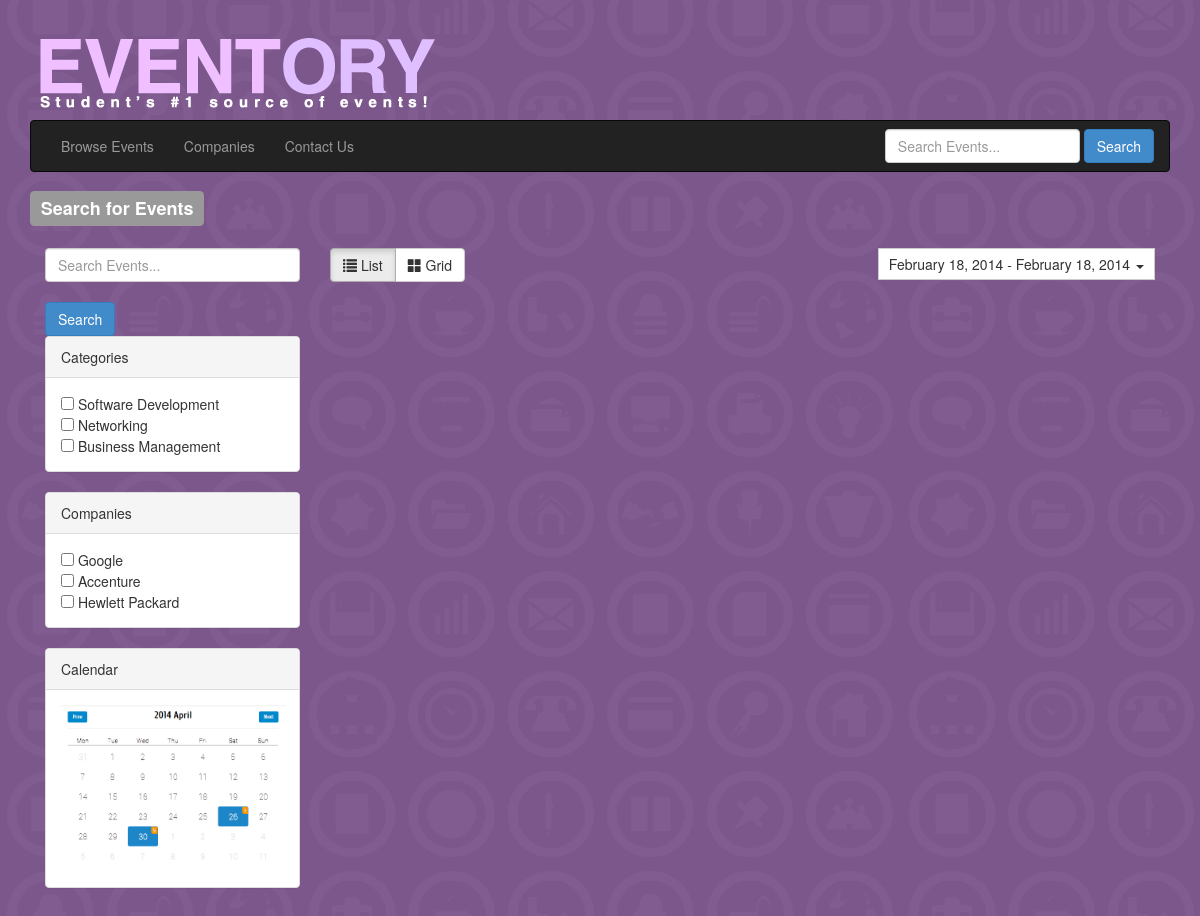
Screenshot of /search.php with the database file from the repository.
### tables this page shows
CREATE TABLE `category` (
  `idcategory` int(11) NOT NULL,
  `category` varchar(45) NOT NULL,
  PRIMARY KEY (`idcategory`)
);

CREATE TABLE `company` (
  `idcompany` int(11) NOT NULL,
  `companyname` varchar(45) NOT NULL,
  `companydescription` varchar(1000) DEFAULT NULL,
  `address` varchar(45) DEFAULT NULL,
  `contactnumber` varchar(45) DEFAULT NULL,
  `email` varchar(45) DEFAULT NULL,
  `idpicture` int(11) DEFAULT NULL,
  `website` varchar(45) DEFAULT NULL,
  `calendarlink` varchar(45) DEFAULT NULL,
  PRIMARY KEY (`idcompany`),
  KEY `idpicture_idx` (`idpicture`)
);

### model/categorymodel.php (called while the page is built, shortened)
<?php
	include_once('objects/categoryobject.php');
	class CategoryModel{
		function getAllCategories(){
			$categories =  array();
			$query = "SELECT *
					 FROM category";
			$query = mysql_query($query);
			$numrows = mysql_num_rows($query);
				if($numrows > 0 ){
					while($row = mysql_fetch_assoc($query)){
						$idcategory = $row['idcategory'];
						$category = $row['category'];
						$category = new CategoryObject($idcategory,$category);
						array_push($categories, $category);
					}
				}
				return $categories;
		}
		function getCompanyCategories($idcompany){
			$query = "SELECT category.idcategory , category FROM
				company INNER JOIN company_category INNER JOIN category
				WHERE company.idcompany = company_category.idcompany and company_category.idcategory = category.idcategory
				and company.idcompany=". $idcompany ;
			$query = mysql_query($query);
			$numrows = mysql_num_rows($query);
			$categories = array();
			if($numrows > 0 ){
					while($row = mysql_fetch_assoc($query)){
						$idcategory = $row['idcategory'];
						$category = $row['category'];
						$category = new CategoryObject($idcategory,$category);
						array_push($categories, $category);
					}
				}
			return $categories;
		}
	}
?>

### objects/categoryobject.php (called while the page is built, shortened)
<?php
	class CategoryObject{
		public function __construct($idcategory,$category){
			$this->idcategory = $idcategory;
			$this->category = $category;
		}
	}
?>

### model/companymodel.php (called while the page is built, shortened)
<?php
	include_once('objects/companyobject.php');
	include_once('model/categorymodel.php');
	class CompanyModel{
		function getAllCompanies(){
			$companies =  array();
			$query = "SELECT *
					 FROM company";
			$query = mysql_query($query);
			$numrows = mysql_num_rows($query);
				if($numrows > 0 ){
					while($row = mysql_fetch_assoc($query)){
						$idcompany = $row['idcompany'];
						$companyname = $row['companyname'];
						$description = $row['companydescription'];
						$address = $row['address'];
						$contactnumber = $row['contactnumber'];
						$email = $row['email'];
						$categoryModel = new CategoryModel();
						$categories = $categoryModel->getCompanyCategories($idcompany);
						$company = new CompanyObject($idcompany,$companyname,$description,$address,$contactnumber,$email,$categories);
						array_push($companies, $company);
					}
				}
				return $companies;
		}
	}
?>

### objects/companyobject.php (called while the page is built, shortened)
<?php
	class CompanyObject{
		public function __construct($idcompany, $companyname, $description, $address, $contactnumber,$email,$categories){
			$this->idcompany = $idcompany;
			$this->companyname = $companyname;
		}
	}
?>

### search.php (the view, shortened to what this page needs)
<!DOCTYPE html>
<html>
	<head>
		<link href="css/bootstrap.css" rel="stylesheet">
		<link href="css/bootstrap.min.css" rel="stylesheet">
		<link href="css/customstyles.css" rel="stylesheet">
	</head>
	<body>
		<?php include('includes/nav.php');
		?>
		<h3> <div class="label label-default"> Search for Events </div></h3>
		<BR>
			<div id="filter" class="col-md-3">
			<?php
			$searchWord="";
			$catname = "";
		    ?>
			<input id='filter-searchbar' name='searchWord' type="text" class="form-control" placeholder="Search Events..." value= "<?php echo $searchWord;?>" ><br>
			<button id = 'filter-button' type="submit" class="btn btn-primary">Search</button>
				<div class="panel panel-default">
					<div class="panel-heading">Categories</div>
						<div class="panel-body">
							<?php
							include('model/categorymodel.php');
							$model = new CategoryModel();
							$categories = $model->getAllCategories();
							foreach($categories as $category){
								$id = $category->idcategory;
								$c = $category->category;
							?>
							<input class = 'categories' type="checkbox" value=" <?php echo $id; ?>" > <?php echo $c; ?></input><br>
							<?php } ?>
						</div>
				</div>
				<div class="panel panel-default">
				<div class="panel-heading">Companies</div>
						<div class="panel-body">
							<?php
							include('model/companymodel.php');
							$modelX = new CompanyModel();
							$companies = $modelX->getAllCompanies();
							foreach($companies as $company){
								$id = $company->idcompany;
								$c = $company->companyname;
							?>
							<input class = 'companies' type="checkbox" value="<?php echo $id; ?>" <?php if($catname==$c){echo "checked";} ?>> <?php echo $c ;?></input><br>
							<?php } ?>
						</div>
				</div>
				<div class="panel panel-default">
				<div class="panel-heading">Calendar</div>
						<div class="panel-body">
							<img src="images/calendar.png" width="225px"/>
						</div>
				</div>
			</div>
			<div id="results" class="col-md-9">
			<div class="search-options">
				<div class="btn-group" style="overflow: auto">
					<button id = "list" type="button" class="btn btn-default active"><span class="glyphicon glyphicon-list"></span> List</button>
					<button id = "grid" type="button" class="btn btn-default"><span class="glyphicon glyphicon-th-large"></span> Grid</button>
				</div>
               	<div id="reportrange" class="pull-right" style="background: #fff; cursor: pointer; padding: 5px 10px; border: 1px solid #ccc">
				    <span><?php echo date("F j, Y", strtotime('-0 day')); ?> - <?php echo date("F j, Y"); ?></span> <b class="caret"></b>
				</div>
			</div>
			<br>
				<br>
				<center>
				</center>
			</div>
	</body>
</html>

### css/customstyles.css (style rules this page uses)
body { padding-top: 20px; padding-bottom: 20px; }

### search.php (style rules this page uses)
#filter { float: left; }
#results { float: right; }
body { background-color: #7C578C; background: url('images/bg.png') repeat center center; }

### rows the page displays
category: category "Software Development"
category: category "Networking"
category: category "Business Management"
company: companyname "Google"
company: companyname "Accenture"
company: companyname "Hewlett Packard"
